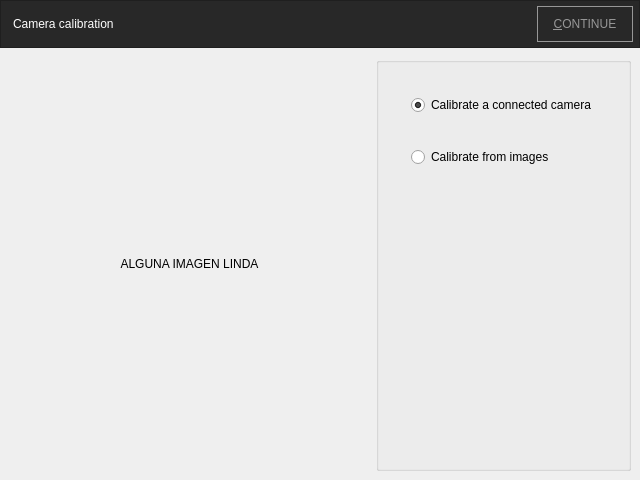
<?xml version="1.0" encoding="UTF-8"?>
<ui version="4.0">
 <class>MainWindow</class>
 <widget class="QMainWindow" name="MainWindow">
  <property name="geometry">
   <rect>
    <x>0</x>
    <y>0</y>
    <width>640</width>
    <height>480</height>
   </rect>
  </property>
  <widget class="QWidget" name="centralWidget">
   <layout class="QVBoxLayout" name="verticalLayout">
    <property name="spacing">
     <number>0</number>
    </property>
    <property name="leftMargin">
     <number>0</number>
    </property>
    <property name="topMargin">
     <number>0</number>
    </property>
    <property name="rightMargin">
     <number>0</number>
    </property>
    <property name="bottomMargin">
     <number>0</number>
    </property>
    <item>
     <widget class="QStackedWidget" name="stackedWidget">
      <property name="currentIndex">
       <number>0</number>
      </property>
      <widget class="QWidget" name="pageCalibrationTypeSelection">
       <layout class="QVBoxLayout" name="verticalLayout_5">
        <property name="spacing">
         <number>0</number>
        </property>
        <property name="leftMargin">
         <number>0</number>
        </property>
        <property name="topMargin">
         <number>0</number>
        </property>
        <property name="rightMargin">
         <number>0</number>
        </property>
        <property name="bottomMargin">
         <number>0</number>
        </property>
        <item>
         <widget class="QFrame" name="frame_3">
          <property name="minimumSize">
           <size>
            <width>0</width>
            <height>48</height>
           </size>
          </property>
          <property name="maximumSize">
           <size>
            <width>16777215</width>
            <height>48</height>
           </size>
          </property>
          <property name="styleSheet">
           <string notr="true">background-color: rgb(40,40,40);</string>
          </property>
          <property name="frameShape">
           <enum>QFrame::StyledPanel</enum>
          </property>
          <property name="frameShadow">
           <enum>QFrame::Raised</enum>
          </property>
          <layout class="QHBoxLayout" name="horizontalLayout_4">
           <property name="spacing">
            <number>0</number>
           </property>
           <property name="leftMargin">
            <number>12</number>
           </property>
           <property name="topMargin">
            <number>0</number>
           </property>
           <property name="rightMargin">
            <number>6</number>
           </property>
           <property name="bottomMargin">
            <number>0</number>
           </property>
           <item>
            <widget class="QLabel" name="titleLabel_2">
             <property name="styleSheet">
              <string notr="true">QLabel {
	font: 25 24pt &quot;Segoe UI&quot;;
	color: white;
}</string>
             </property>
             <property name="text">
              <string>Camera calibration</string>
             </property>
            </widget>
           </item>
           <item>
            <spacer name="horizontalSpacer_3">
             <property name="orientation">
              <enum>Qt::Horizontal</enum>
             </property>
             <property name="sizeHint" stdset="0">
              <size>
               <width>40</width>
               <height>20</height>
              </size>
             </property>
            </spacer>
           </item>
           <item>
            <widget class="QPushButton" name="continueButton">
             <property name="minimumSize">
              <size>
               <width>96</width>
               <height>36</height>
              </size>
             </property>
             <property name="maximumSize">
              <size>
               <width>96</width>
               <height>36</height>
              </size>
             </property>
             <property name="styleSheet">
              <string notr="true">QPushButton {
	background-color: rgba(0, 0, 255, 0);
	border: 1px solid rgba(151,151,151,255);
	color: rgba(151,151,151,255);
}
</string>
             </property>
             <property name="text">
              <string>&amp;CONTINUE</string>
             </property>
            </widget>
           </item>
          </layout>
         </widget>
        </item>
        <item>
         <layout class="QHBoxLayout" name="horizontalLayout_2">
          <property name="leftMargin">
           <number>9</number>
          </property>
          <property name="topMargin">
           <number>9</number>
          </property>
          <property name="rightMargin">
           <number>9</number>
          </property>
          <property name="bottomMargin">
           <number>9</number>
          </property>
          <item>
           <widget class="QLabel" name="label_2">
            <property name="sizePolicy">
             <sizepolicy hsizetype="Expanding" vsizetype="Expanding">
              <horstretch>0</horstretch>
              <verstretch>0</verstretch>
             </sizepolicy>
            </property>
            <property name="text">
             <string>ALGUNA IMAGEN LINDA</string>
            </property>
            <property name="alignment">
             <set>Qt::AlignCenter</set>
            </property>
           </widget>
          </item>
          <item>
           <layout class="QVBoxLayout" name="verticalLayout_2">
            <item>
             <widget class="QGroupBox" name="groupBox">
              <property name="title">
               <string/>
              </property>
              <layout class="QVBoxLayout" name="verticalLayout_3">
               <property name="spacing">
                <number>32</number>
               </property>
               <property name="leftMargin">
                <number>32</number>
               </property>
               <property name="topMargin">
                <number>32</number>
               </property>
               <property name="rightMargin">
                <number>32</number>
               </property>
               <property name="bottomMargin">
                <number>32</number>
               </property>
               <item>
                <widget class="QRadioButton" name="calibrateOnlineRadioButton">
                 <property name="text">
                  <string>Calibrate a connected camera</string>
                 </property>
                 <property name="checked">
                  <bool>true</bool>
                 </property>
                </widget>
               </item>
               <item>
                <widget class="QRadioButton" name="calibrateFromFilesRadioButton">
                 <property name="text">
                  <string>Calibrate from images</string>
                 </property>
                </widget>
               </item>
               <item>
                <spacer name="verticalSpacer_2">
                 <property name="orientation">
                  <enum>Qt::Vertical</enum>
                 </property>
                 <property name="sizeHint" stdset="0">
                  <size>
                   <width>32</width>
                   <height>0</height>
                  </size>
                 </property>
                </spacer>
               </item>
              </layout>
             </widget>
            </item>
           </layout>
          </item>
         </layout>
        </item>
       </layout>
      </widget>
      <widget class="QWidget" name="pageCameraSelection">
       <layout class="QVBoxLayout" name="verticalLayout_6">
        <property name="spacing">
         <number>0</number>
        </property>
        <property name="leftMargin">
         <number>0</number>
        </property>
        <property name="topMargin">
         <number>0</number>
        </property>
        <property name="rightMargin">
         <number>0</number>
        </property>
        <property name="bottomMargin">
         <number>0</number>
        </property>
        <item>
         <widget class="QFrame" name="frame_2">
          <property name="minimumSize">
           <size>
            <width>0</width>
            <height>48</height>
           </size>
          </property>
          <property name="maximumSize">
           <size>
            <width>16777215</width>
            <height>48</height>
           </size>
          </property>
          <property name="styleSheet">
           <string notr="true">background-color: rgb(40,40,40);</string>
          </property>
          <property name="frameShape">
           <enum>QFrame::StyledPanel</enum>
          </property>
          <property name="frameShadow">
           <enum>QFrame::Raised</enum>
          </property>
          <layout class="QHBoxLayout" name="horizontalLayout_3">
           <property name="spacing">
            <number>0</number>
           </property>
           <property name="leftMargin">
            <number>12</number>
           </property>
           <property name="topMargin">
            <number>0</number>
           </property>
           <property name="rightMargin">
            <number>6</number>
           </property>
           <property name="bottomMargin">
            <number>0</number>
           </property>
           <item>
            <widget class="QLabel" name="titleLabel">
             <property name="styleSheet">
              <string notr="true">QLabel {
	font: 25 24pt &quot;Segoe UI&quot;;
	color: white;
}</string>
             </property>
             <property name="text">
              <string>Camera selection</string>
             </property>
            </widget>
           </item>
           <item>
            <spacer name="horizontalSpacer_2">
             <property name="orientation">
              <enum>Qt::Horizontal</enum>
             </property>
             <property name="sizeHint" stdset="0">
              <size>
               <width>40</width>
               <height>20</height>
              </size>
             </property>
            </spacer>
           </item>
           <item>
            <widget class="QPushButton" name="finishButton">
             <property name="minimumSize">
              <size>
               <width>96</width>
               <height>36</height>
              </size>
             </property>
             <property name="maximumSize">
              <size>
               <width>96</width>
               <height>36</height>
              </size>
             </property>
             <property name="styleSheet">
              <string notr="true">QPushButton {
	background-color: rgba(0, 0, 255, 0);
	border: 1px solid rgba(151,151,151,255);
	color: rgba(151,151,151,255);
}
</string>
             </property>
             <property name="text">
              <string>&amp;CONTINUE</string>
             </property>
            </widget>
           </item>
          </layout>
         </widget>
        </item>
        <item>
         <layout class="QVBoxLayout" name="cameraSelectionLayout"/>
        </item>
       </layout>
      </widget>
     </widget>
    </item>
   </layout>
  </widget>
 </widget>
 <layoutdefault spacing="6" margin="11"/>
 <resources/>
 <connections/>
</ui>
